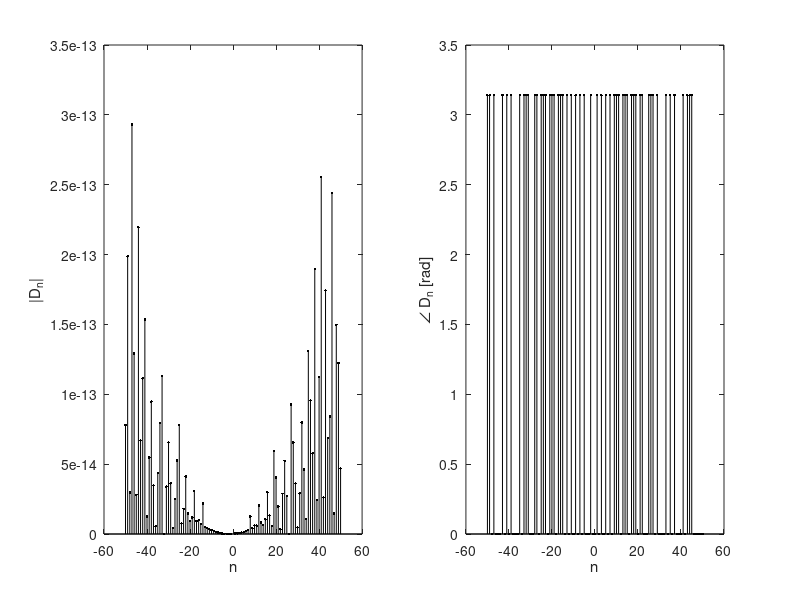

Write MATLAB code to recreate this figure.
clf;
n = (-50:50);

D_n = 1./2.*((1./(pi.*n)).*sin((3-n).*pi )) + (1./pi.*n).*sin((3+n).*pi) + (1./(2.*n.*pi).*sin((1+n).*pi))+(1./(2.*n.*pi).*sin((1-n).*pi)) ;

subplot(1,2,1); stem(n,abs(D_n),'.k');
xlabel('n'); ylabel('|D_n|');
subplot(1,2,2); stem(n,angle(D_n),'.k');
xlabel('n'); ylabel('\angle D_n [rad]');